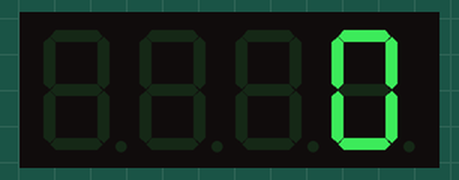
This program was run on a simulated Raspberry Pi (BCM pin numbers). On the bench: 4-digit seven-segment display. The segment pins are drawn as the display they are named for.

Above: at 0.3 s.
At 3.81 s:
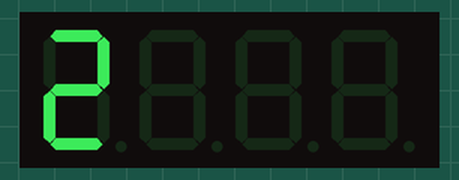
At 7.32 s:
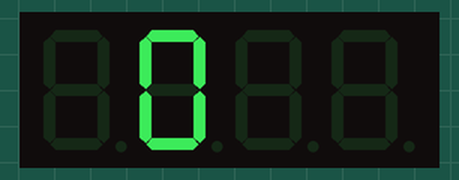
At 19.32 s:
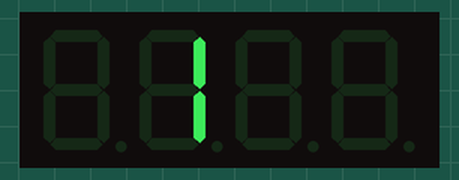
At 29.82 s:
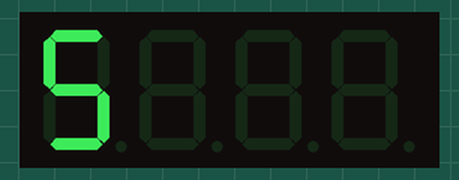
At 38.82 s:
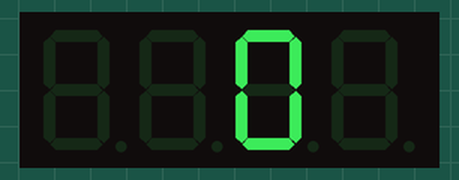

Measured:
- what the display in image 0 shows lasts 0.4 s, from 0.1 s to 0.5 s
- what the display in image 1 shows lasts 0.4 s, from 3.6 s to 4.0 s

The program:

segments06_4.py
```python
# date : 2024-06-27
# file : segments06_2.py
# desc :

import RPi.GPIO as GPIO
import time

count = 0

fndData = [0x3f, 0x06, 0x5b, 0x4f, 0x66, 0x6d, 0x7d, 0x07, 0x7f, 0x6f]  # 0~9까지의 FND 데이터
fndSegs = [5, 6, 12, 16, 20, 13, 21]  # a~g LED 핀
# FND 선택 핀
fndSele = [24, 23, 22, 18]
# GPIO 설정
GPIO.setmode(GPIO.BCM)

# 세그먼트 핀 설정 및 초기화
for fndSeg in fndSegs:
	GPIO.setup(fndSeg, GPIO.OUT)
	GPIO.output(fndSeg, 0)

# FND 선택 핀 설정 및 초기화
for fndSel in fndSele:
  GPIO.setup(fndSel, GPIO.OUT)
  GPIO.output(fndSeg, 1)

def fndOut(data, sel):  # 하나의 숫자를 출력하는 함수
	for i in range(0,7):  # 7개의 세그먼트에 대해 반복
		GPIO.output(fndSegs[i], fndData[data] & (0x01 << i))

	for j in range(0,4):  # 4개의 FND에 대해 반복
		if j == sel:
			GPIO.output(fndSele[j], 0)  # 선택된 FND를 활성화
		else:
			GPIO.output(fndSele[j], 1)  # 선택되지 않은 FND를 비활성화

try:
  while True:
    count += 1

    # 각 자릿수 계산
    d1000 = count / 1000
    d100 = (count % 1000) / 100
    d10 = (count % 100) / 10
    d1 = count % 10

    d = [d1, d10, d100, d1000]  # 각 자릿수를 리스트에 저장

    for i in range(3, -1, -1):
      fndOut(int(d[i]), i)  # 각 자릿수를 정수로 변환하여 출력 함수에 전달
      time.sleep(0.5)
except KeyboardInterrupt:
    GPIO.cleanup()
```
